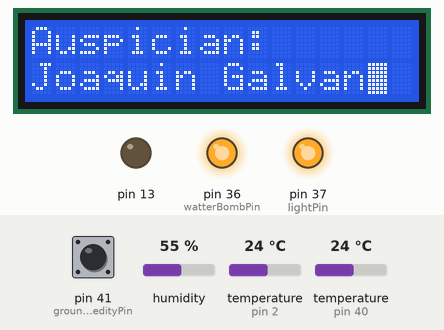
This sketch was run on a simulated Arduino Mega 2560, built with avr-gcc and run on an emulated ATmega2560. Shown: 16×2 character LCD, output pins drawn as LEDs (lit = HIGH). Wiring (inferred from the names in the program): DS1307 clock at I2C address 0x68. Inputs (shaded band) come from the test bench; at power-on: temperature (sensors on pin 2, pin 40) 24 °C, humidity 55 %, pin 41 (groundHumedityPin) HIGH. The local clock reads 2024-03-15 10:24:30 at power-on unless the sketch sets it; what the sketch prints to the serial monitor is not drawn.

Above: at 3.9 s.
At 8.0 s:
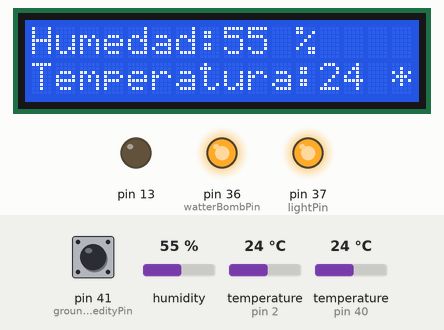
8.1 s: temperature (sensor on pin 2) set to 12 °C
14.5 s: temperature (sensor on pin 40) set to 12 °C
At 18.8 s:
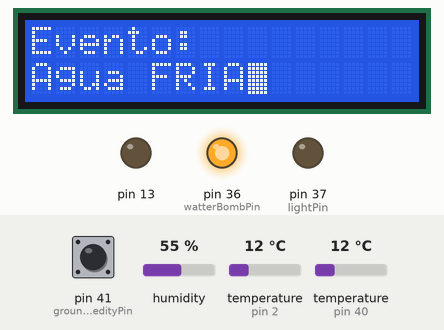
22.7 s: temperature (sensor on pin 2) set to 28 °C
At 25.5 s:
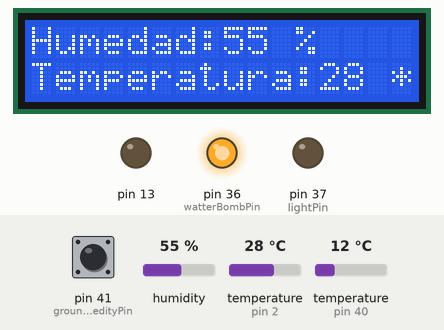
30.0 s: humidity set to 22 %
36.4 s: temperature (sensor on pin 40) set to 28 °C
At 45.8 s:
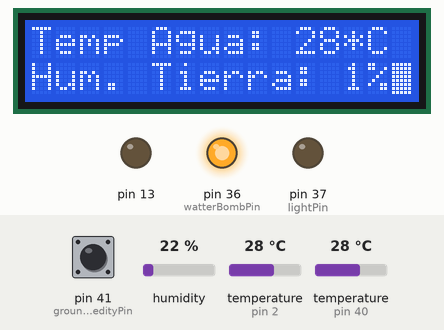
50.4 s: temperature (sensor on pin 40) set to 19 °C
At 63.1 s:
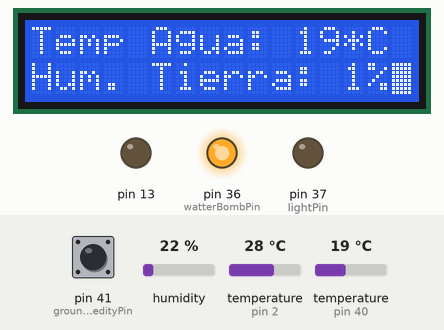
Timing chart, 0 to 64.6 s (numbered marks = the images above; inputs shaded):
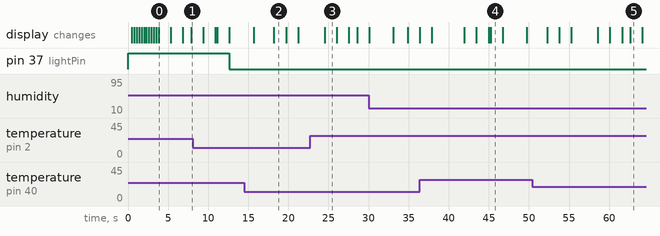

The sketch:

jardin.ino
```cpp
/**
 * Indoor Automation - Cristian Marquez Russo
 * DH11 Pin 2 Digital with resistence 10K
 * GroundHumedity: A0
 * Water Bomb = D36
 * Light = D37
 * Ground Humedity = D41
 * Water Temp = D40
 * RTC SDA = A4
 * RTC SDC = A5
 **/

#include <LiquidCrystal.h>
#include <OneWire.h>
#include "DHT.h"
#include "Wire.h"
#include "pitches.h"

#define melodyPin 42
#define DS1307_ADDRESS 0x68
#define DHTPIN 2     // what pin we're connected to
#define DHTTYPE DHT11   // DHT 11

#undef int
#undef abs
#undef double
#undef float
#undef round

int watterBombPin = 36;
int lightPin = 37 ;
int groundHumedityPin=41;
int watterTempPin = 40;
int RTCSDAPin = A4;
int RTCSCLPin = A5;

LiquidCrystal lcd(7, 8, 9, 10, 11 , 12);
DHT dht(DHTPIN, DHTTYPE);
OneWire ds(watterTempPin);  // on pin 10 (a 4.7K resistor is necessary)

static float celsius;

//parameters for schedule the lights
int lightHourOn = 8;
int lightHourOff = 20;

//parameters for watter
boolean alreadyWatering=false;

//parameters for delay
int delayLCD = 1500;

//Variables for rtc and date

int second;
int minute;
int hour;
int weekDay;
int monthDay ;
int month;
int year;


//variable for debug
unsigned int loopcount;
//Music
//Mario main theme melody


void setup() {
  Serial.begin(9600); //Serial debug messages
  pinMode(watterBombPin, OUTPUT); //PinMode for the watter dispenser
  pinMode(lightPin, OUTPUT); //PinMode for the Sodium light
  pinMode(groundHumedityPin, INPUT_PULLUP);
  pinMode(13, OUTPUT);
  digitalWrite(watterBombPin, HIGH); //HIGH is OFF for the relee
  digitalWrite(lightPin, HIGH);   //HIGH is OFF for the relee
  Wire.begin();  //Watter temperature library
  dht.begin(); //DHT library
  lcd.begin(16, 2); //LCD library
  startUpInfo(); //LCD and Serial messages
  loopcount=0;
}

void startUpInfo()
{
  Serial.println("########################################");
  Serial.println("## Arduino Indoor by Cristian Marquez ##");
  Serial.println("########################################");
  Serial.println("Loading sensors...");
  Serial.println("Loading misc components... ");
  Serial.println("Getting time...");
  cursorBlink();
  lcd.print("Arduino Indoor");
  lcd.setCursor(0,1);
  lcd.print("Cristian Marquez");
  cursorBlink();
  lcd.clear();
  lcd.print("Auspician:");
  lcd.setCursor(0,1);
  lcd.print("Joaquin Galvan");
  delay(delayLCD);
  lcd.clear();
  lcd.print("Auspician:");
  lcd.setCursor(0,1);
  lcd.print("Rodrigo Acuna");
  delay(delayLCD);
  lcd.clear();
  lcd.print("Auspician:");
  lcd.setCursor(0,1);
  lcd.print("Negro Rami");
}

void cursorBlink()
{
  for(int i=0;i<3;i++)
  {
    lcd.noBlink();
    delay(300);
    // Turn on the blinking cursor:
    lcd.blink();
    delay(300);
  }
}

void sensorsInfo()
{
  Serial.print("Temp: ");
  Serial.print(getTemp());
  Serial.println("C");
  Serial.print("Humidity: ");
  Serial.print(getHumidity());
  Serial.println("%");
  Serial.print("Ground Humidity: ");
  Serial.print(getGroundHumidity());
  Serial.println("%");
  Serial.print("Watter Temperature: ");
  Serial.print(getWatterTemperature());
  Serial.println("C");
  Serial.print("Date:");
  Serial.print(month);
  Serial.print("/");
  Serial.print(monthDay);
  Serial.print("/");
  Serial.print(year);
  Serial.print(" ");
  Serial.print(hour);
  Serial.print(":");
  Serial.print(minute);
  Serial.print(":");
  Serial.println(second);
  lcd.clear();
  lcd.setCursor(0,0);
  lcd.print("Humedad:");
  lcd.print(getHumidity());
  lcd.print(" %");
  lcd.setCursor(0,1);
  lcd.print("Temperatura:");
  lcd.print(getTemp());
  lcd.print(" *C");
  delay(delayLCD);
  updateDate();
  lcd.clear();
  lcd.print("Fecha: ");
  lcd.print(monthDay);
  lcd.print("/");
  lcd.print(month);
  lcd.print("/");
  lcd.print(year);
  lcd.setCursor(0,1);
  lcd.print("Hora: ");
  lcd.print(hour);
  lcd.print(":");
  lcd.print(minute);
  lcd.print(":");
  lcd.print(second);
  delay(delayLCD);
  lcd.clear();
  lcd.print("Temp Agua: ");
  lcd.print(getWatterTemperature());
  lcd.print("*C");
  lcd.setCursor(0,1);
  lcd.print("Hum. Tierra: ");
  lcd.print(getGroundHumidity()); //0 is good. 1 is bad
  lcd.print("%");
}

void loop() {
  loopcount++;
  sensorsInfo();
  delay(delayLCD);
  if(hour>=lightHourOff && hour < lightHourOn )
  {
    Serial.println("Lights OFF");
    lcd.clear();
    lcd.print("Evento:");
    lcd.setCursor(0,1);
    lcd.print("Luces OFF");
    turnLights(false);
  }
  else
  {
    Serial.println("Lights ON");
    lcd.clear();
    lcd.print("Evento:");
    lcd.setCursor(0,1);
    lcd.print("Luces ON");
    turnLights(true);
  }
  delay(delayLCD);
  //Fix: Watter in 5 days
  /**
  if(monthDay % 5 == 0 && alreadyWatering == false)
  {
    alreadyWatering = true; //this is to avoid watering more than 1 time
    Serial.println("Watter ON");
    lcd.clear();
    lcd.print("Evento:");
    lcd.setCursor(0,1);
    lcd.print("Agua ON");
    turnWatterBomb(true);
    delay(20000);
    turnWatterBomb(false);
    delay(40000);
  }
  else
  {
    alreadyWatering = false;
    Serial.println("Watter OFF");
    lcd.clear();
    lcd.print("Evento:");
    lcd.setCursor(0,1);
    lcd.print("Agua OFF");
    turnWatterBomb(false);
  }
  **/
  delay(delayLCD);
  if(getTemp()<=20)
  {
    Serial.println("The room temperature is too low, sending an alarm");
    lcd.clear();
    lcd.print("Evento:");
    lcd.setCursor(0,1);
    lcd.print("Temp BAJA");
  }
  else
  {
    Serial.println("The room temperature is OK");
    lcd.clear();
    lcd.print("Evento:");
    lcd.setCursor(0,1);
    lcd.print("Temperatura OK");
  }
  delay(delayLCD);

  if(getWatterTemperature() < 20)
  {
    Serial.println("Watter is cold");
    lcd.clear();
    lcd.print("Evento:");
    lcd.setCursor(0,1);
    lcd.print("Agua FRIA");
  }
  else
  {
    Serial.println("Watter is OK");
    lcd.clear();
    lcd.print("Evento:");
    lcd.setCursor(0,1);
    lcd.print("Agua TEMPLADA");
  }
  delay(delayLCD);
  if(getGroundHumidity()==0)
  {
    lcd.clear();
    lcd.print("Evento:");
    lcd.setCursor(0,1);
    lcd.print("Tengo Agua");
  }
  else
  {
    lcd.clear();
    lcd.print("Evento:");
    lcd.setCursor(0,1);
    lcd.print("Me Falta Agua");
  }
  delay(delayLCD);
    lcd.clear();
    lcd.print("Loop count:");
    lcd.setCursor(0,1);
    lcd.print(loopcount);
  delay(delayLCD);
  debug();
  delay(delayLCD);

}
void turnWatterBomb(boolean t)
{
  if(t)
  {
    digitalWrite(watterBombPin, LOW);
  }
  else
  {
    digitalWrite(watterBombPin, HIGH);
  }
}

void turnLights(boolean t)
{
  if(t)
  {
    digitalWrite(lightPin, LOW);
  }
  else
  {
    digitalWrite(lightPin, HIGH);
  }

}
int getTemp()
{
  return dht.readTemperature();
}

int getHumidity()
{
  return dht.readHumidity();
}

int getGroundHumidity()
{
  int sensorValue = digitalRead(groundHumedityPin);
  return sensorValue;
}

int getWatterTemperature()
{
  getWatter();
  return celsius;
}

void getWatter()
{
  byte i;
  byte present = 0;
  byte type_s;
  byte data[12];
  byte addr[8];
  if ( !ds.search(addr)) {
    ds.reset_search();
    delay(250);
    return;
  }


  if (OneWire::crc8(addr, 7) != addr[7]) {
    return;
  }

  ds.reset();
  ds.select(addr);
  ds.write(0x44, 1);        // start conversion, with parasite power on at the end

  delay(1000);     // maybe 750ms is enough, maybe not
  // we might do a ds.depower() here, but the reset will take care of it.

  present = ds.reset();
  ds.select(addr);
  ds.write(0xBE);         // Read Scratchpad

  for ( i = 0; i < 9; i++) {           // we need 9 bytes
    data[i] = ds.read();
  }

  // Convert the data to actual temperature
  // because the result is a 16 bit signed integer, it should
  // be stored to an "int16_t" type, which is always 16 bits
  // even when compiled on a 32 bit processor.
  int16_t raw = (data[1] << 8) | data[0];
  if (type_s) {
    raw = raw << 3; // 9 bit resolution default
    if (data[7] == 0x10) {
      // "count remain" gives full 12 bit resolution
      raw = (raw & 0xFFF0) + 12 - data[6];
    }
  }
  else {
    byte cfg = (data[4] & 0x60);
    // at lower res, the low bits are undefined, so let's zero them
    if (cfg == 0x00) raw = raw & ~7;  // 9 bit resolution, 93.75 ms
    else if (cfg == 0x20) raw = raw & ~3; // 10 bit res, 187.5 ms
    else if (cfg == 0x40) raw = raw & ~1; // 11 bit res, 375 ms
    //// default is 12 bit resolution, 750 ms conversion time
  }
  celsius = (float)raw / 16.0;
  Serial.print(celsius);
}

byte bcdToDec(byte val)  {
  // Convert binary coded decimal to normal decimal numbers
  return ( (val/16*10) + (val%16) );
}

void updateDate(){

  // Reset the register pointer
  Wire.beginTransmission(DS1307_ADDRESS);

  byte zero = 0x00;
  Wire.write(zero);
  Wire.endTransmission();

  Wire.requestFrom(DS1307_ADDRESS, 7);

  second = bcdToDec(Wire.read());
  minute = bcdToDec(Wire.read());
  hour = bcdToDec(Wire.read() & 0b111111); //24 hour time
  weekDay = bcdToDec(Wire.read()); //0-6 -> sunday - Saturday
  monthDay = bcdToDec(Wire.read());
  month = bcdToDec(Wire.read());
  year = bcdToDec(Wire.read());
}
void debug()
{
   Serial.println("Second");
   Serial.println(second);
    Serial.println("minute");
    Serial.println(minute);
    Serial.println("hour");
    Serial.println(hour);
    Serial.println("weekday");
    Serial.println(weekDay);
    Serial.println("monthDay");
    Serial.println(monthDay);
    Serial.println("month");
    Serial.println(month);
    Serial.println("year");
    Serial.println(year);
}
```

pitches.h
```cpp
/*************************************************
 * Public Constants
 *************************************************/

#define NOTE_B0  31
#define NOTE_C1  33
#define NOTE_CS1 35
#define NOTE_D1  37
#define NOTE_DS1 39
#define NOTE_E1  41
#define NOTE_F1  44
#define NOTE_FS1 46
#define NOTE_G1  49
#define NOTE_GS1 52
#define NOTE_A1  55
#define NOTE_AS1 58
#define NOTE_B1  62
#define NOTE_C2  65
#define NOTE_CS2 69
#define NOTE_D2  73
#define NOTE_DS2 78
#define NOTE_E2  82
#define NOTE_F2  87
#define NOTE_FS2 93
#define NOTE_G2  98
#define NOTE_GS2 104
#define NOTE_A2  110
#define NOTE_AS2 117
#define NOTE_B2  123
#define NOTE_C3  131
#define NOTE_CS3 139
#define NOTE_D3  147
#define NOTE_DS3 156
#define NOTE_E3  165
#define NOTE_F3  175
#define NOTE_FS3 185
#define NOTE_G3  196
#define NOTE_GS3 208
#define NOTE_A3  220
#define NOTE_AS3 233
#define NOTE_B3  247
#define NOTE_C4  262
#define NOTE_CS4 277
#define NOTE_D4  294
#define NOTE_DS4 311
#define NOTE_E4  330
#define NOTE_F4  349
#define NOTE_FS4 370
#define NOTE_G4  392
#define NOTE_GS4 415
#define NOTE_A4  440
#define NOTE_AS4 466
#define NOTE_B4  494
#define NOTE_C5  523
#define NOTE_CS5 554
#define NOTE_D5  587
#define NOTE_DS5 622
#define NOTE_E5  659
#define NOTE_F5  698
#define NOTE_FS5 740
#define NOTE_G5  784
#define NOTE_GS5 831
#define NOTE_A5  880
#define NOTE_AS5 932
#define NOTE_B5  988
#define NOTE_C6  1047
#define NOTE_CS6 1109
#define NOTE_D6  1175
#define NOTE_DS6 1245
#define NOTE_E6  1319
#define NOTE_F6  1397
#define NOTE_FS6 1480
#define NOTE_G6  1568
#define NOTE_GS6 1661
#define NOTE_A6  1760
#define NOTE_AS6 1865
#define NOTE_B6  1976
#define NOTE_C7  2093
#define NOTE_CS7 2217
#define NOTE_D7  2349
#define NOTE_DS7 2489
#define NOTE_E7  2637
#define NOTE_F7  2794
#define NOTE_FS7 2960
#define NOTE_G7  3136
#define NOTE_GS7 3322
#define NOTE_A7  3520
#define NOTE_AS7 3729
#define NOTE_B7  3951
#define NOTE_C8  4186
#define NOTE_CS8 4435
#define NOTE_D8  4699
#define NOTE_DS8 4978
```

Measured:
- after the input at 14.5 s, the display: first differs from a run without the input after 3.7 s (image 2)
- after the input at 50.4 s, the display: first changes after 1.9 s (image 5 shows a later state)
- what the display in image 0 shows lasts 1.5 s, from 3.8 s to 5.3 s
